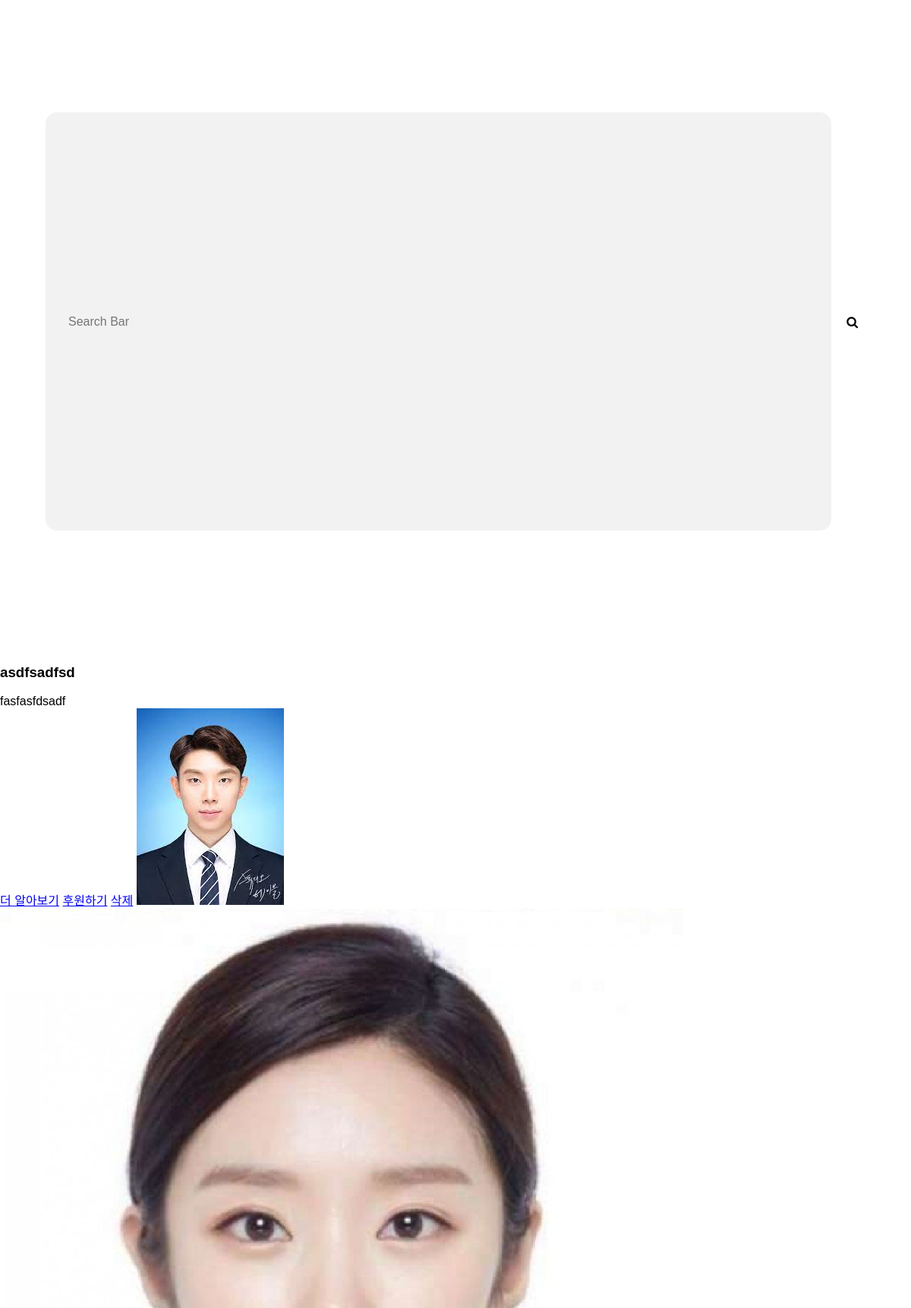
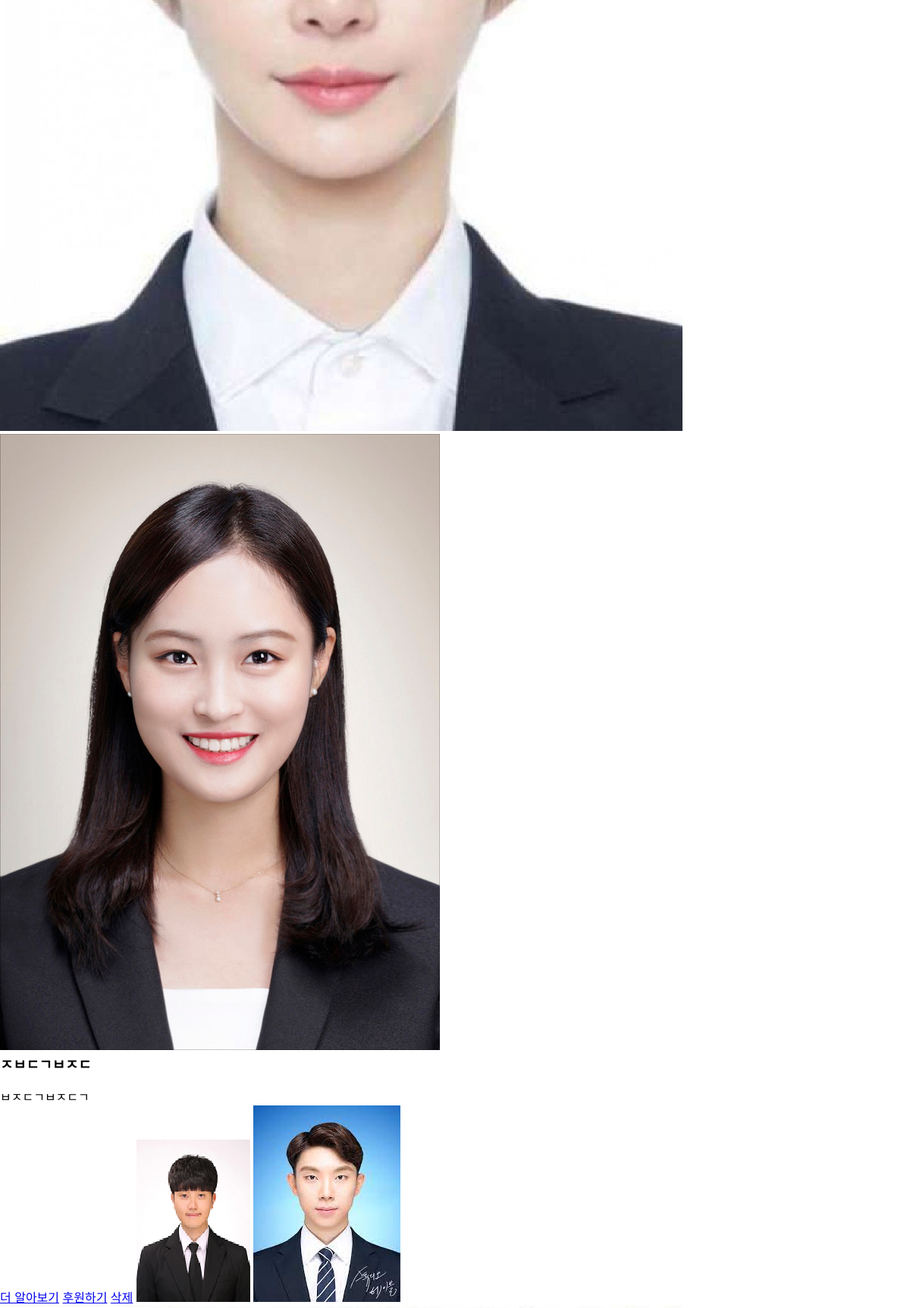
The app's page /listview/list_view/ (upper part) with its own data (2 pictures, top to bottom).
### list/models.py (models this page shows, shortened)
class Post(models.Model):
    title = models.CharField(max_length=100)
    writer = models.ForeignKey(CustomUser, on_delete=models.CASCADE, related_name='users')
    post_time = models.DateField(auto_now_add=True)
    body = models.CharField(max_length=500)

class Photo(models.Model):
    post = models.ForeignKey(Post,on_delete=CASCADE, null=True, blank=True)
    image = models.ImageField(verbose_name='사진', upload_to='list/',null=True, blank=True)
    description = models.TextField()

### list/views.py (the view)
# urls.py: path('list_view/', views.list_view, name='list_view'),
def list_view(request):
    post = Post.objects.all()
    photo = Photo.objects.all()
    return render(request, 'html/newsfeed.html', {'post':post, 'photo':photo})

### list/templates/html/newsfeed.html (shortened to what this page needs)
<!doctype html>
{% load static %}
<html lang="en">
<head>
    <link rel="stylesheet" type="text/css" href="{% static 'newsfeed.css' %}">
    <link rel="stylesheet" href="https://maxcdn.bootstrapcdn.com/font-awesome/4.7.0/css/font-awesome.min.css">
</head>
<body>
<div class="searchContent">
    <input type="text" class="searchText" placeholder="Search Bar"/><i class="fa fa-search searchIcon"></i>
</div>
<div class="feedBox">
        {% for post in post %}
            {% for image in photo %}
                {% if image.post == post %}
                <img src= '{{image.image.url}}'>
                {% endif %}
            {% endfor %}
        <br>
        <h3>{{post.title}}</h3>
        <br>
        {{post.body}}
        <br>
        <a href="#">더 알아보기</a>
        <a href="#">후원하기</a>
        <a href="{% url 'list:delete' post.id %}">삭제</a>
        {% endfor %}
</div>
</body>
</html>

### static/newsfeed.css (style rules this page uses)
* { font-family: 'Noto Sans KR', sans-serif; padding: 0; margin: 0; }
body { display: flex; flex-direction: column; justify-content: center; align-items: center; height: 100vh; }
.searchContent { display: flex; flex-direction: row; width: 90vw; height: 10vh; align-items: center; justify-content: center; }
.searchIcon { margin: 0 10px 0 20px; }
.searchText { font-size: 1rem; font-weight: 100; border-radius: 15px; background: #f2f2f2; border: none; width: 100%; height: 65%; }
input[type="text"] { padding-left: 30px;; }
.feedBox { overflow: scroll; height: 88vh; -ms-overflow-style: none; padding: 10px 0 10px 0; }

### records on screen
Post: title "asdfsadfsd", body "fasfasfdsadf"
Post: title "ㅈㅂㄷㄱㅂㅈㄷ", body "ㅂㅈㄷㄱㅂㅈㄷㄱ"
Photo: image (picture)
Photo: image (picture)
Photo: image (picture)
Photo: image (picture)
Photo: image (picture)
